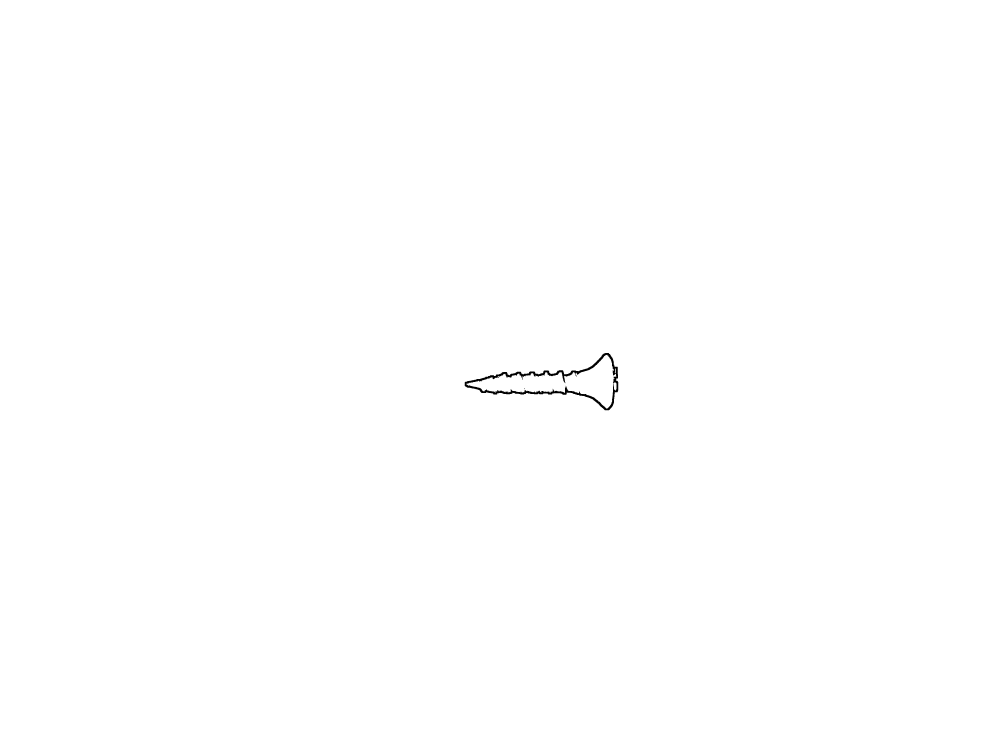
#> input picture Data Base/YTrain/Tornillos_acotado_proc/Foto1.jpg, 4032 x 3024 px (shown at 1/4 size); its folder holds 4 pictures in this run; the run also reads 1 picture not shown here
$ python clasificacion_prueba.py
#> lines starting #> are read from the running program, lines starting #| are printed output that depends on the picture
import numpy as np
from matplotlib import pyplot as plt
import matplotlib.patches as mpatches
plt.rcParams['image.cmap'] = 'gray'
from mpl_toolkits.mplot3d import Axes3D
from skimage import io, color, img_as_float, filters
from skimage.feature import hog
import cv2
from Procesamiento_img import procesamiento
from Medicion_prueba import calcular_longitud

def calcular_area_perimetro(image):
    _, thresh = cv2.threshold(image, 127, 255, cv2.THRESH_BINARY)
    contours, _ = cv2.findContours(thresh, cv2.RETR_EXTERNAL, cv2.CHAIN_APPROX_SIMPLE)
    if contours:
        # Calculo area de contorno mas grande y con eso el perimetro
        max_contour = max(contours, key=cv2.contourArea)
        area = cv2.contourArea(max_contour)
        perimeter = cv2.arcLength(max_contour, True)
        if perimeter != 0:
            # 4*pi*area / perimetro^2
            circularidad = (4 * np.pi * area) / (perimeter ** 2)
        else:
            circularidad = 0
    else:
        area = 0
        perimeter = 0
        circularidad = 0
    return area, perimeter, circularidad

def extraccion(image):
    hu = cv2.HuMoments(cv2.moments(image)).flatten()
    return image, [hu[0], hu[1], hu[3]]

# Analisis de la base de datos (YTrain)
# Entrenamiento de la base de datos
# Hace una lista de las imagenes de la carpeta
tornillo = io.ImageCollection('D:\Facultad\IA1\IA_Proyecto\Data Base\YTrain\Tornillos_acotado_proc\*.jpg')
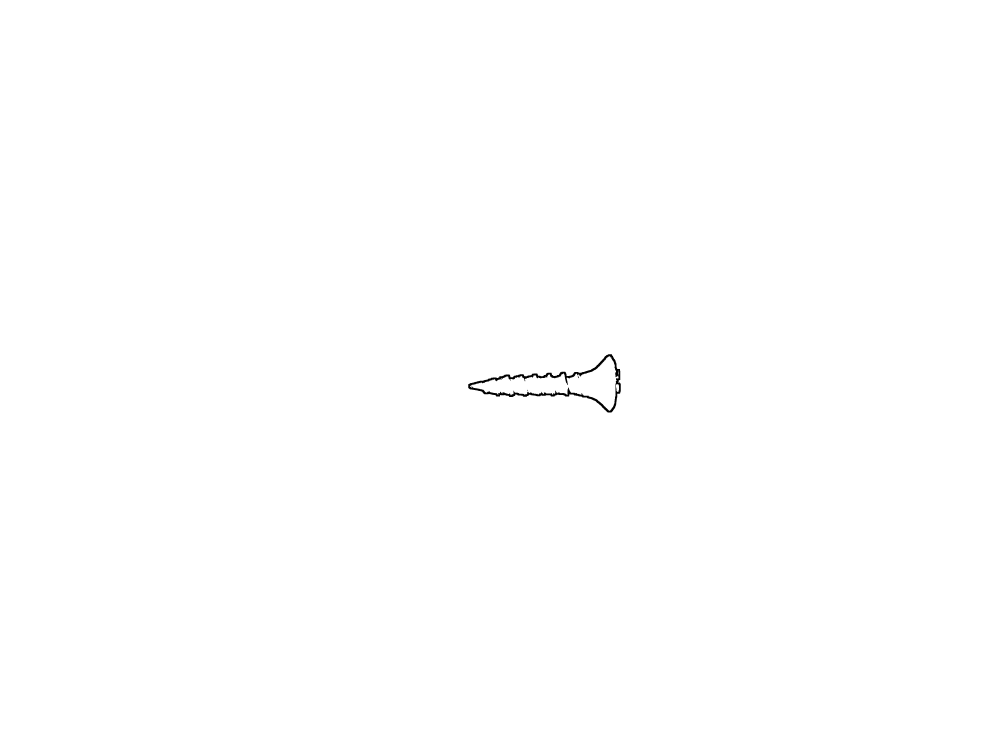
#> input picture Data Base/YTrain/Tornillos_acotado_proc/Foto3.jpg, 4032 x 3024 px (shown at 1/4 size)
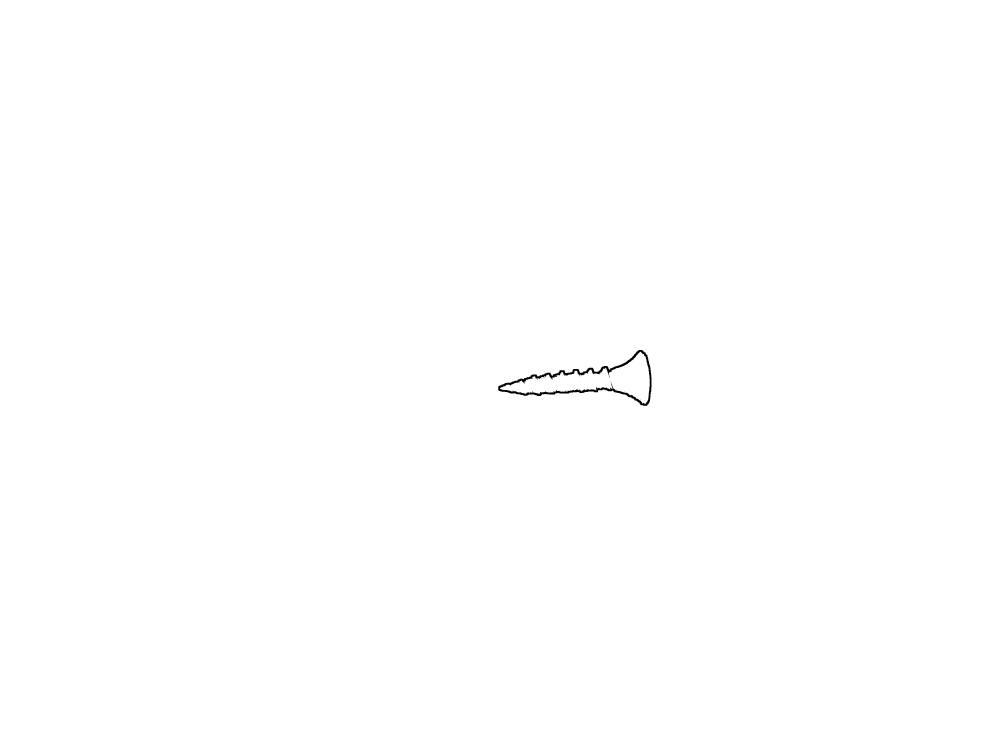
#> input picture Data Base/YTrain/Tornillos_acotado_proc/Foto4.jpg, 4032 x 3024 px (shown at 1/4 size)
#> tornillo = 4 items
tuerca = io.ImageCollection('D:\Facultad\IA1\IA_Proyecto\Data Base\YTrain\Tuercas_acotado_proc\*.jpg')
arandela = io.ImageCollection('D:\Facultad\IA1\IA_Proyecto\Data Base\YTrain\Arandelas_acotado_proc\*.jpg')
clavo = io.ImageCollection('D:\Facultad\IA1\IA_Proyecto\Data Base\YTrain\Clavos_acotado_proc\*.jpg')

# CLASE ELEMENTO
class Elemento:
    def __init__(self):
        self.pieza = None
        self.image = None
        self.caracteristica = []
        self.distancia = 0
        self.area = 0
        self.perimetro = 0
        self.circularidad = 0

# # Analisis de datos
# fig = plt.figure()
# ax = fig.add_subplot(111, projection='3d') # 111 -> 1 fila, 1 columna, 1 grafico 3D

# i = 0

# Extraer caracteristicas de las imagenes
def analizar_datos(coleccion, tipo, datos):
    for objeto in coleccion:
        elemento = Elemento()
        elemento.pieza = tipo
        elemento.image, elemento.caracteristica = extraccion(objeto)
        elemento.area, elemento.perimetro, elemento.circularidad = calcular_area_perimetro(elemento.image)
        datos.append(elemento)

    print("Todo joya")

# Plotear datos
def plot_datos(datos, ax):
    colores = {'Tornillo': 'yellow', 'Tuerca': 'red', 'Arandela': 'blue', 'Clavo': 'green'}
    for elemento in datos:
        ax.scatter(elemento.caracteristica[0], elemento.caracteristica[1], elemento.caracteristica[2],
                   c=colores[elemento.pieza], label=elemento.pieza)
    handles = [mpatches.Patch(color=color, label=label) for label, color in colores.items()]
    plt.legend(handles=handles)

# Analisis de datos
datos = []
analizar_datos(io.ImageCollection('D:\Facultad\IA1\IA_Proyecto\Data Base\YTrain\Tornillos_acotado_proc\*.jpg'), 'Tornillo', datos)
#> the loop in analizar_datos, `for objeto in coleccion:` made 4 passes
#> elemento.caracteristica on passes 1 to 4: [0.000682, 3.65e-08, 3.81e-17], [0.000682, 3.65e-08, 3.86e-17], [0.000682, 3.65e-08, 4.35e-17], [0.000682, 3.65e-08, 9.3e-17]
#> in analizar_datos, elemento.image is the input picture: shape (3024, 4032); min 0, max 255, mean 254.7
analizar_datos(io.ImageCollection('D:\Facultad\IA1\IA_Proyecto\Data Base\YTrain\Tuercas_acotado_proc\*.jpg'), 'Tuerca', datos)
analizar_datos(io.ImageCollection('D:\Facultad\IA1\IA_Proyecto\Data Base\YTrain\Arandelas_acotado_proc\*.jpg'), 'Arandela', datos)
analizar_datos(io.ImageCollection('D:\Facultad\IA1\IA_Proyecto\Data Base\YTrain\Clavos_acotado_proc\*.jpg'), 'Clavo', datos)

fig = plt.figure()
ax = fig.add_subplot(111, projection='3d')
plot_datos(datos, ax)

ax.grid(True)
ax.set_title("Analisis completo de YTrain")

ax.set_xlabel('componente 1')
ax.set_ylabel('componente 2')
ax.set_zlabel('componente 4')

plt.show()
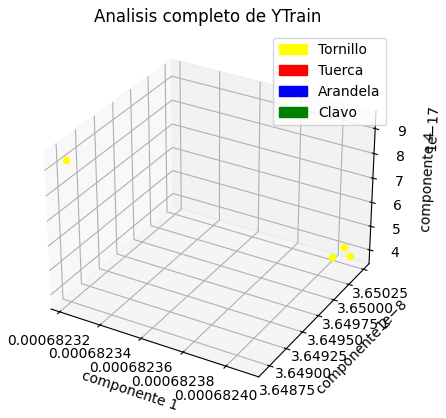
#> figure drawn by matplotlib, 1 panel

print("Analisis completo de la base de datos de YTrain")
print("Cantidad de imagenes analizadas: ")
print(len(datos))

# Elemento a evaluar
test = Elemento()
#> (the run stopped early here; a loop or call above may not have finished)
